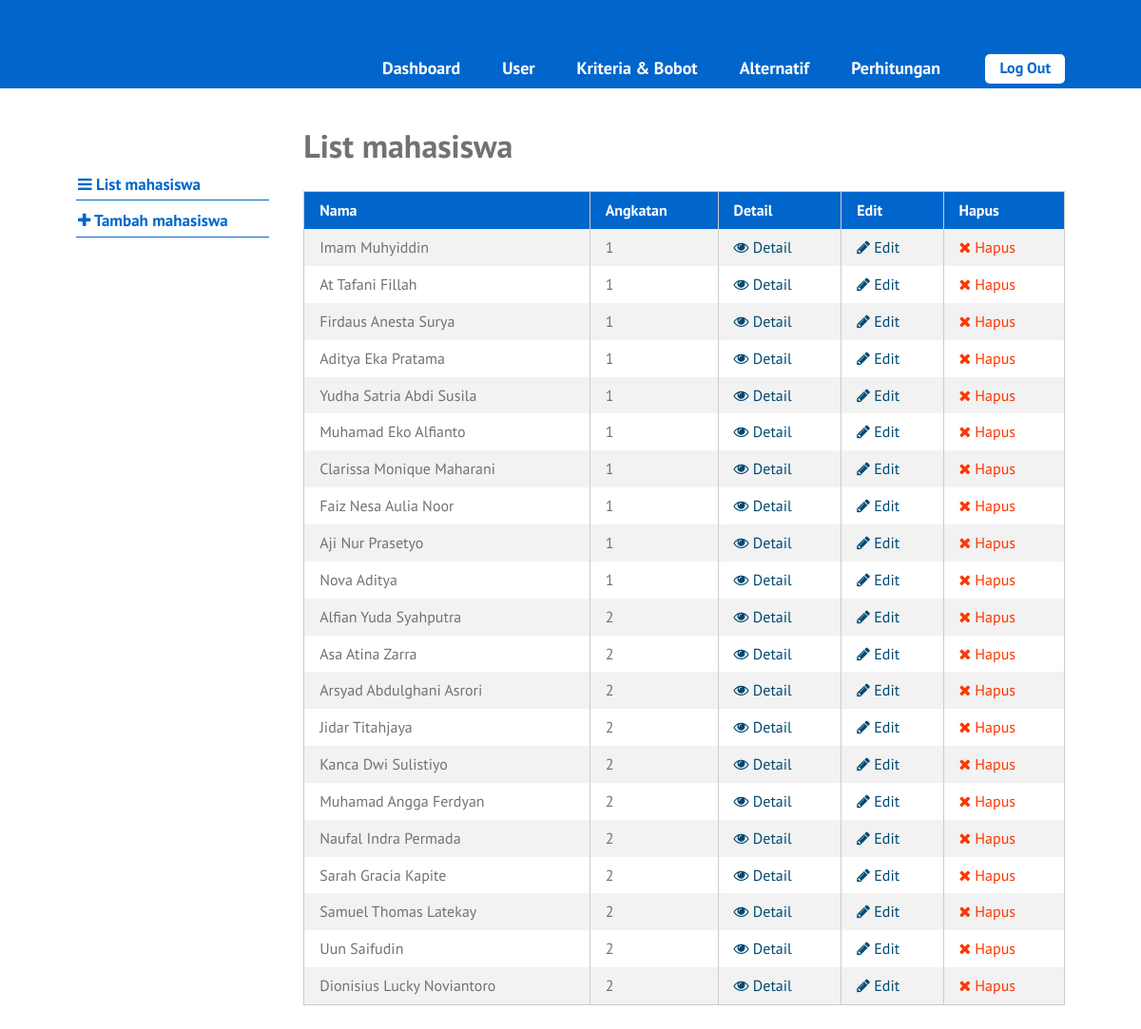
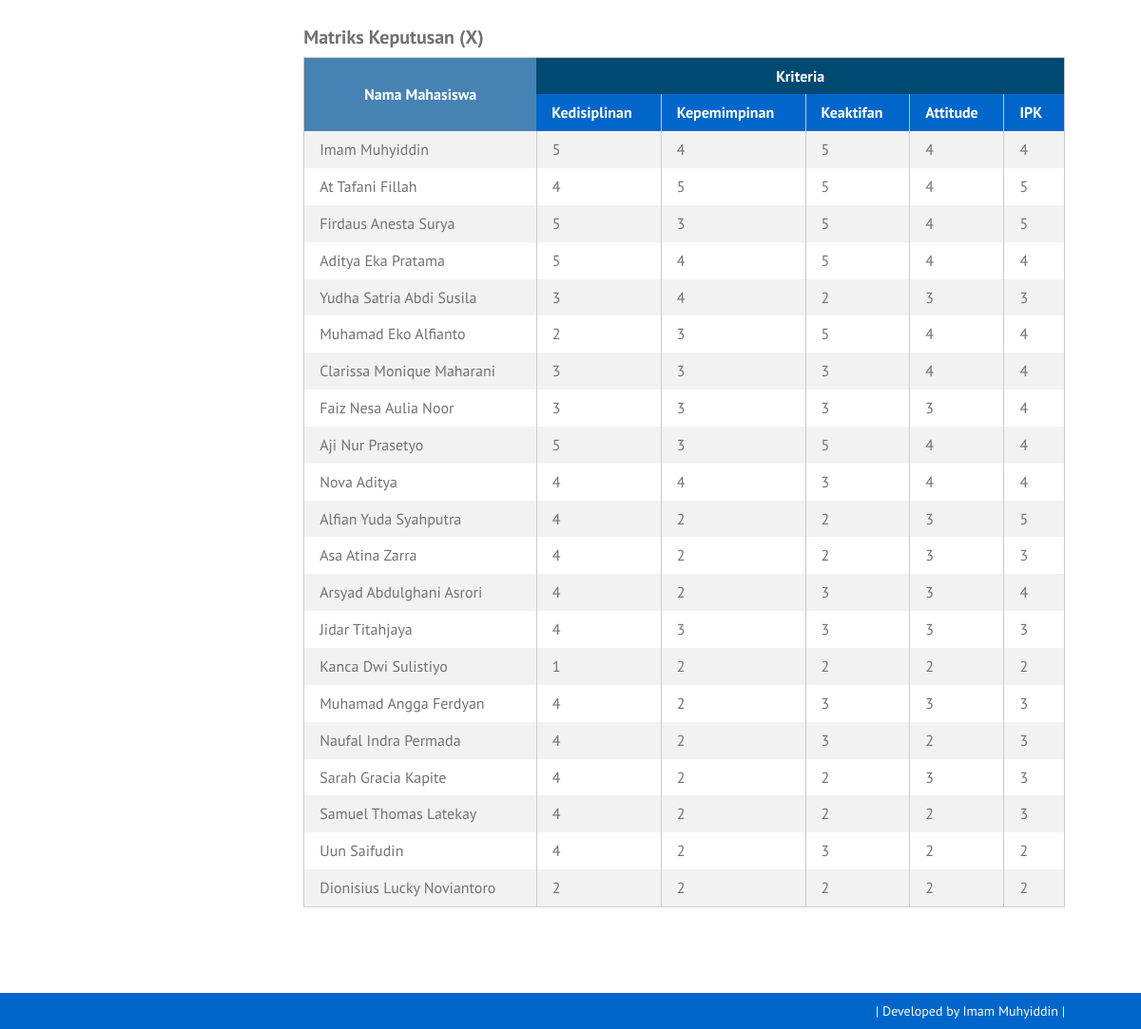
Screenshot of /list-mahasiswa.php (signed in) with the database file from the repository (2 pictures, top to bottom).
### tables this page shows
CREATE TABLE `mahasiswa` (
  `id_mahasiswa` int(10) NOT NULL,
  `nama_mahasiswa` varchar(255) NOT NULL,
  `angkatan` text NOT NULL,
  `tanggal_input` date NOT NULL
);

CREATE TABLE `kriteria` (
  `id_kriteria` int(10) NOT NULL,
  `nama` varchar(30) NOT NULL,
  `type` enum('benefit','cost') NOT NULL,
  `bobot` float NOT NULL,
  `ada_pilihan` tinyint(1) DEFAULT NULL,
  `urutan_order` int(2) NOT NULL
);

CREATE TABLE `nilai_mahasiswa` (
  `id_nilai_mahasiswa` int(11) NOT NULL,
  `id_mahasiswa` int(10) NOT NULL,
  `id_kriteria` int(10) NOT NULL,
  `nilai` float NOT NULL
);

### list-mahasiswa.php (the view, shortened to what this page needs)
<?php require_once('includes/init.php'); ?>
<?php
require_once('template-parts/header.php');
?>
	<div class="main-content-row">
	<div class="container clearfix">
		<?php include_once('template-parts/sidebar-mahasiswa.php'); ?>
		<div class="main-content the-content">
			<h1>List mahasiswa</h1>
			<?php
			$query = $pdo->prepare('SELECT * FROM mahasiswa');
			$query->execute();
			$query->setFetchMode(PDO::FETCH_ASSOC);
			if($query->rowCount() > 0):
			?>
			<table class="pure-table pure-table-striped">
				<thead>
					<tr>
						<th>Nama</th>
						<th>Angkatan</th>
						<th>Detail</th>
						<th>Edit</th>
						<th>Hapus</th>
					</tr>
				</thead>
				<tbody>
					<?php while($hasil = $query->fetch()): ?>
						<tr>
							<td><?php echo $hasil['nama_mahasiswa']; ?></td>
							<td><?php echo $hasil['angkatan']; ?></td>
							<td><a href="single-mahasiswa.php?id=<?php echo $hasil['id_mahasiswa']; ?>"><span class="fa fa-eye"></span> Detail</a></td>
							<td><a href="edit-mahasiswa.php?id=<?php echo $hasil['id_mahasiswa']; ?>"><span class="fa fa-pencil"></span> Edit</a></td>
							<td><a href="hapus-mahasiswa.php?id=<?php echo $hasil['id_mahasiswa']; ?>" class="red yaqin-hapus"><span class="fa fa-times"></span> Hapus</a></td>
						</tr>
					<?php endwhile; ?>
				</tbody>
			</table>
			<?php
			$query = $pdo->prepare('SELECT id_kriteria, nama, type, bobot FROM kriteria
				ORDER BY urutan_order ASC');
			$query->execute();
			$kriterias = $query->fetchAll(PDO::FETCH_GROUP|PDO::FETCH_UNIQUE);
			$query2 = $pdo->prepare('SELECT id_mahasiswa, nama_mahasiswa FROM mahasiswa');
			$query2->execute();
			$query2->setFetchMode(PDO::FETCH_ASSOC);
			$mahasiswas = $query2->fetchAll();
			?>
			<h3>Matriks Keputusan (X)</h3>
			<table class="pure-table pure-table-striped">
				<thead>
					<tr class="super-top">
						<th rowspan="2" class="super-top-left">Nama Mahasiswa</th>
						<th colspan="<?php echo count($kriterias); ?>">Kriteria</th>
					</tr>
					<tr>
						<?php foreach($kriterias as $kriteria ): ?>
							<th><?php echo $kriteria['nama']; ?></th>
						<?php endforeach; ?>
					</tr>
				</thead>
				<tbody>
					<?php foreach($mahasiswas as $mahasiswa): ?>
						<tr>
							<td><?php echo $mahasiswa['nama_mahasiswa']; ?></td>
							<?php
							$query3 = $pdo->prepare('SELECT id_kriteria, nilai FROM nilai_mahasiswa
								WHERE id_mahasiswa = :id_mahasiswa');
							$query3->execute(array(
								'id_mahasiswa' => $mahasiswa['id_mahasiswa']
							));
							$query3->setFetchMode(PDO::FETCH_ASSOC);
							$nilais = $query3->fetchAll(PDO::FETCH_GROUP|PDO::FETCH_UNIQUE);
							foreach($kriterias as $id_kriteria => $values):
								echo '<td>';
								if(isset($nilais[$id_kriteria])) {
									echo $nilais[$id_kriteria]['nilai'];
									$kriterias[$id_kriteria]['nilai'][$mahasiswa['id_mahasiswa']] = $nilais[$id_kriteria]['nilai'];
								} else {
									echo 0;
									$kriterias[$id_kriteria]['nilai'][$mahasiswa['id_mahasiswa']] = 0;
								}
								if(isset($kriterias[$id_kriteria]['tn_kuadrat'])){
									$kriterias[$id_kriteria]['tn_kuadrat'] += pow($kriterias[$id_kriteria]['nilai'][$mahasiswa['id_mahasiswa']], 2);
								} else {
									$kriterias[$id_kriteria]['tn_kuadrat'] = pow($kriterias[$id_kriteria]['nilai'][$mahasiswa['id_mahasiswa']], 2);
								}
								echo '</td>';
							endforeach;
							?>
						</tr>
					<?php endforeach; ?>
				</tbody>
			</table>
			<?php else: ?>
				<p>Maaf, belum ada data untuk mahasiswa.</p>
			<?php endif; ?>
		</div>
	</div>
	</div>
<?php
require_once('template-parts/footer.php');

### stylesheets/style.css (style rules this page uses)
html,body,div,span,applet,object,iframe,h1,h2,h3,h4,h5,h6,p,blockquote,pre,a,abbr,acronym,address,big,cite,code,del,dfn,em,img,ins,kbd,q,s,samp,small,strike,strong,sub,sup,tt,var,b,u,i,center,dl,dt,dd,ol,ul,li,fieldset,form,label,legend,table,caption,tbody,tfoot,thead,tr,th,td,article,aside,canvas,details,embed,figure,figcaption,footer,header,hgroup,menu,nav,output,ruby,section,summary,time,mark,audio,video { margin:0;padding:0;border:0;font-size:100%;vertical-align:baseline }
body { line-height:1 }
table { border-collapse:collapse;border-spacing:0 }
*,*:before,*:after { -moz-box-sizing:border-box;-webkit-box-sizing:border-box;box-sizing:border-box }
.clearfix:before,.clearfix:after { content:" ";display:table }
.clear,.clearfix:after { clear:both }
a { color:#0066cc;text-decoration:none }
.container { max-width:1100px;margin:0 auto;position:relative;padding:0 30px }
body { background:#0066cc;font-family:"PT Sans",sans-serif;color:#727272;font-size:14px;line-height:1.3;font-weight:500 }
h1,h2,h3,h4,h5,h6 { font-weight:300 }
.pure-table { border-collapse:collapse;border-spacing:0;empty-cells:show;border:1px solid #cbcbcb;width:100% }
.pure-table td,.pure-table th { border-left:1px solid #cbcbcb;border-width:0 0 0 1px;font-size:inherit;margin:0;overflow:visible;padding:0.5em 1em }
.pure-table tr.super-top th { background:#004972;color:#fff;text-align:center;vertical-align:middle;border:0 }
.pure-table tr.super-top th.super-top-left { background:#4682B4 }
.pure-table th.super-top-left { background:#4682B4 }
.pure-table td:first-child,.pure-table th:first-child { border-left-width:0 }
.pure-table thead { background-color:#0066cc;color:#fff;text-align:left;vertical-align:bottom }
.pure-table thead th { color:#fff }
.pure-table td { background-color:transparent }
.pure-table-striped tr:nth-child(2n-1) td { background-color:#f2f2f2 }
.the-content { font-size:16px;line-height:1.42857 }
.the-content a { color:#004972 }
.the-content h1,.the-content h2,.the-content h3,.the-content h4,.the-content h5,.the-content h6 { font-weight:700 }
.the-content h1 { font-size:34px;margin:0.8em 0 0.8em;padding:0;line-height:1.2 }
.the-content h3 { font-size:20px;margin:0.8em 0 0.3em }
.the-content blockquote,.the-content table,.the-content p,.the-content ul,.the-content ol,.the-content dd,.the-content pre,.the-content iframe,.the-content .flxmap-container,.the-content hr { margin-bottom:1em }
.the-content table { margin-bottom:50px }
.the-content>h1:first-child,.the-content>h3:first-child,.the-content>h2:first-child { margin-top:0 }
.fa { display:inline-block;font:normal normal normal 14px/1 FontAwesome;font-size:inherit;text-rendering:auto;-webkit-font-smoothing:antialiased;-moz-osx-font-smoothing:grayscale }
.fa-remove:before,.fa-close:before,.fa-times:before { content:"\f00d" }
.fa-pencil:before { content:"\f040" }
.fa-eye:before { content:"\f06e" }
button,a { -webkit-transition:all .2s ease;-moz-transition:all .2s ease;-o-transition:all .2s ease;transition:all 0.2s ease }
span.red,a.red,.the-content span.red,.the-content a.red { color:#ff3600 }
.main-content { float:right;width:77%;padding:40px 0 }

### rows the page displays
mahasiswa: nama_mahasiswa "Imam Muhyiddin", angkatan "1"
mahasiswa: nama_mahasiswa "At Tafani Fillah", angkatan "1"
mahasiswa: nama_mahasiswa "Firdaus Anesta Surya", angkatan "1"
mahasiswa: nama_mahasiswa "Aditya Eka Pratama", angkatan "1"
mahasiswa: nama_mahasiswa "Yudha Satria Abdi Susila", angkatan "1"
mahasiswa: nama_mahasiswa "Muhamad Eko Alfianto", angkatan "1"
mahasiswa: nama_mahasiswa "Clarissa Monique Maharani", angkatan "1"
mahasiswa: nama_mahasiswa "Faiz Nesa Aulia Noor", angkatan "1"
mahasiswa: nama_mahasiswa "Aji Nur Prasetyo", angkatan "1"
mahasiswa: nama_mahasiswa "Nova Aditya", angkatan "1"
mahasiswa: nama_mahasiswa "Alfian Yuda Syahputra", angkatan "2"
mahasiswa: nama_mahasiswa "Asa Atina Zarra", angkatan "2"
mahasiswa: nama_mahasiswa "Arsyad Abdulghani Asrori", angkatan "2"
mahasiswa: nama_mahasiswa "Jidar Titahjaya", angkatan "2"
mahasiswa: nama_mahasiswa "Kanca Dwi Sulistiyo", angkatan "2"
mahasiswa: nama_mahasiswa "Muhamad Angga Ferdyan", angkatan "2"
mahasiswa: nama_mahasiswa "Naufal Indra Permada", angkatan "2"
mahasiswa: nama_mahasiswa "Sarah Gracia Kapite", angkatan "2"
mahasiswa: nama_mahasiswa "Samuel Thomas Latekay", angkatan "2"
mahasiswa: nama_mahasiswa "Uun Saifudin", angkatan "2"
mahasiswa: nama_mahasiswa "Dionisius Lucky Noviantoro", angkatan "2"
kriteria: nama "Kedisiplinan", nilai "5", nilai "1"
kriteria: nama "Kepemimpinan", nilai "5"
kriteria: nama "Keaktifan", nilai "5"
kriteria: nama "Attitude"
kriteria: nama "IPK", nilai "5"
nilai_mahasiswa: nilai "4"
nilai_mahasiswa: nilai "4"
nilai_mahasiswa: nilai "4"
nilai_mahasiswa: nilai "4"
nilai_mahasiswa: nilai "3"
nilai_mahasiswa: nilai "3"
nilai_mahasiswa: nilai "2"
nilai_mahasiswa: nilai "3"
nilai_mahasiswa: nilai "3"
nilai_mahasiswa: nilai "2"
nilai_mahasiswa: nilai "3"
nilai_mahasiswa: nilai "2"
nilai_mahasiswa: nilai "2"
nilai_mahasiswa: nilai "2"
